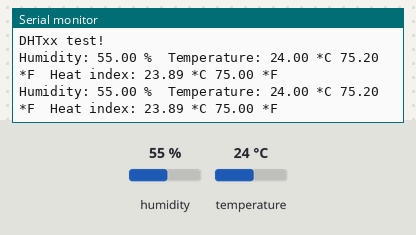
The sketch below on a simulated Arduino Uno, built with avr-gcc and run on an emulated ATmega328P. On the bench: the last lines printed to the serial monitor. Inputs (shaded band) come from the test bench; at power-on: humidity 55 %, temperature 24 °C.

Above: at 10.8 s.
10.9 s: humidity set to 22 %
At 15.5 s:
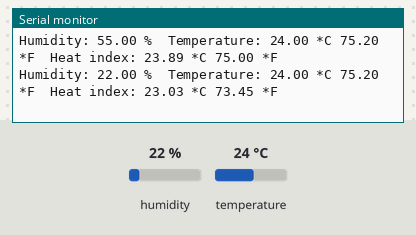
18.4 s: temperature set to 12 °C
At 20.7 s:
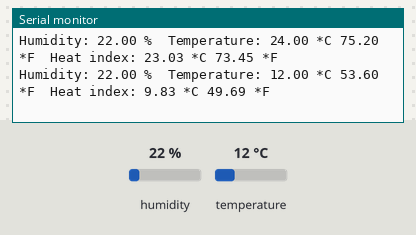
25.9 s: humidity set to 40 %
At 31.1 s:
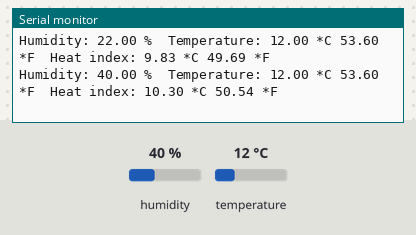
Timing chart, 0 to 32.6 s (numbered marks = the images above; inputs shaded):
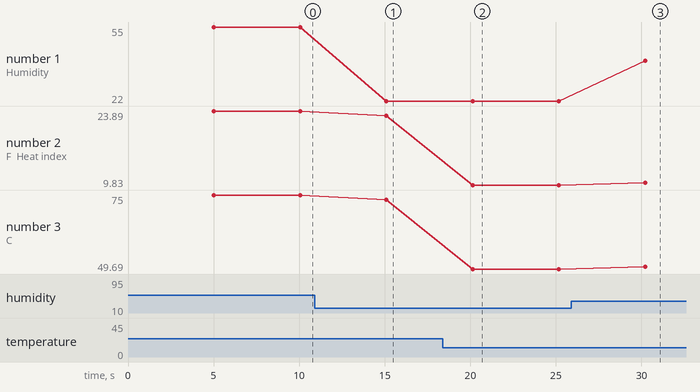

Measured:
- after the input at 10.9 s, the serial monitor: prints a new line after 4.2 s (image 1)
- after the input at 18.4 s, the serial monitor: prints a new line after 1.7 s (image 2)
- after the input at 25.9 s, the serial monitor: prints a new line after 4.3 s (image 3)
- plotted number 1: 55 → 22 after the input at 10.9 s, 22 → 40 after the input at 25.9 s
- plotted number 2: 23.89 → 23.03 after the input at 10.9 s, 23.03 → 9.83 after the input at 18.4 s, 9.83 → 10.3 after the input at 25.9 s
- plotted number 3: 75 → 73.45 after the input at 10.9 s, 73.45 → 49.69 after the input at 18.4 s, 49.69 → 50.54 after the input at 25.9 s

The sketch:

DHT11.ino
```cpp
#include "DHT.h"

#define DHTPIN A0     // DHT11이 연결된 핀

#define DHTTYPE DHT11   // DHT 11, DHT시리즈중 11을 선택합니다.

DHT dht(DHTPIN, DHTTYPE);

void setup() {
  Serial.begin(9600);
  Serial.println("DHTxx test!");

  dht.begin();
}

void loop() {
  delay(5000);

  float h = dht.readHumidity();// 습도를 측정합니다.
  float t = dht.readTemperature();// 온도를 측정합니다.
  float f = dht.readTemperature(true);// 화씨 온도를 측정합니다.

  // 값 읽기에 오류가 있으면 오류를 출력합니다.
  if (isnan(h) || isnan(t) || isnan(f)) {
    Serial.println("Failed to read from DHT sensor!");
    return;
  }

  // 보정된 화씨 값을 가져옵니다.
  float hif = dht.computeHeatIndex(f, h);
  // 보정된 섭씨 값을 가져옵니다.
  float hic = dht.computeHeatIndex(t, h, false);

  Serial.print("Humidity: ");
  Serial.print(h);
  Serial.print(" %\t");
  Serial.print("Temperature: ");
  Serial.print(t);
  Serial.print(" *C ");
  Serial.print(f);
  Serial.print(" *F\t");
  Serial.print("Heat index: ");
  Serial.print(hic);
  Serial.print(" *C ");
  Serial.print(hif);
  Serial.println(" *F");
}
```
